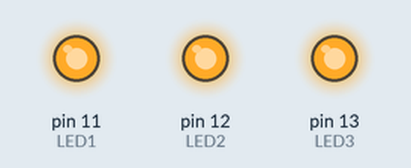
Recording of a sketch running on a simulated Arduino Uno, built with avr-gcc and run on an emulated ATmega328P. Parts: output pins drawn as LEDs (lit = HIGH).

Above: at 0.05 s.
At 1.65 s:
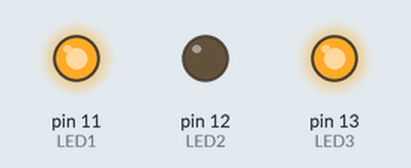
At 2.95 s:
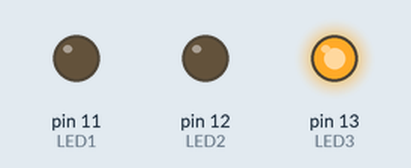
At 6.45 s:
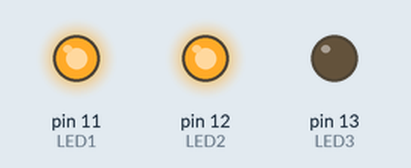
At 9.55 s:
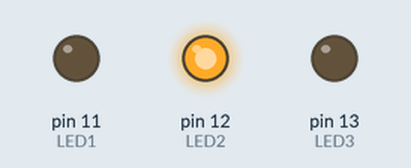
At 12.75 s:
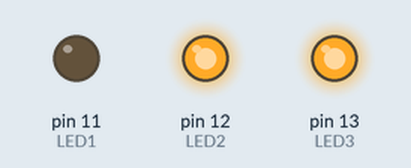
Timing chart, 0 to 13.1 s (numbered marks = the images above):
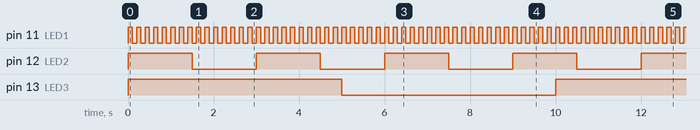

The sketch:

class3_blink3.ino
```cpp
/*		TIMERS MADE EASY BY HERNAN LOZANO		*/
//DEFINE ALL TIMERS AS UNSIGNED AS VARIABLES

unsigned long timer1; // timer1 is incremented every 100ms = 0.1s
unsigned long timer2; // timer2 is incremented every 100ms = 0.1s
unsigned long timer3; // timer3 is incremented every 100ms = 0.1s
unsigned long timer99; // timer99 is decremented every 100ms = 0.1s


void flash_led1();
void flash_led2();
void flash_led3();

long int myvar1 = 0;
long int myvar2 = 0;
long int myvar3 = 0;
long int myvar4 = 0;
long int myvar5 = 0;
long int myvar6 = 0;
long int myvar7 = 0;

const int LED1 = 11;
const int LED2 = 12;
const int LED3 = 13;

void setup()
{
    pinMode(LED1, OUTPUT);
    pinMode(LED2, OUTPUT);
    pinMode(LED3, OUTPUT);
}
void loop()
{
    timers();
	flash_led1();//task01
	flash_led2();//task02
	flash_led3();//task03
}


void flash_led1()
{
	if(timer1<1)			//first 10 (10 times 100 ms = 1s)
		digitalWrite(LED1,HIGH);
	else if(timer1 <2)
		digitalWrite(LED1,LOW);
	else
		timer1 = 0;

}
void flash_led2()
{
	if(timer2<15)			//Check timer and execute action
		digitalWrite(LED2,HIGH);
	else if (timer2 < 30)
		digitalWrite(LED2,LOW);
	else
		timer2 = 0;
}
void flash_led3()
{
	if(timer3<50)			//Check timer and execute action
		digitalWrite(LED3,HIGH);
	else
	{
		digitalWrite(LED3,LOW);
		if(timer3>=100)
			timer3 = 0;	//When does the timer get cleared?
	}
}


void timers(void)
{
	static unsigned long previousMillis = 0;// track the # ms the mcu has been running
	static unsigned interval = 100; 	// meaning every 100ms

    if(millis() >= previousMillis + interval)
	{//it falls into this section once every 100s
		previousMillis = previousMillis + interval;
		timer1++;
		timer2++;
		timer3++;
		if(timer99>0)
			timer99--;
		//<---- Add new timer here
	}
	if(previousMillis > millis())
	{ //if you run for a very long time, correct overflow
		previousMillis = millis();
	}
}
```

Measured:
- by itself, pin 11 (LED1): alternates HIGH for 0.10 s and LOW for 0.10 s
- by itself, pin 12 (LED2): alternates HIGH for 1.5 s and LOW for 1.5 s
- by itself, pin 13 (LED3): alternates HIGH for 5.0 s and LOW for 5.0 s
